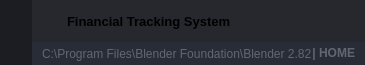
        <widget class="QFrame" name="frame_top">
         <property name="minimumSize">
          <size>
           <width>0</width>
           <height>65</height>
          </size>
         </property>
         <property name="maximumSize">
          <size>
           <width>16777215</width>
           <height>65</height>
          </size>
         </property>
         <property name="styleSheet">
          <string notr="true">background-color: transparent;</string>
         </property>
         <property name="frameShape">
          <enum>QFrame::NoFrame</enum>
         </property>
         <property name="frameShadow">
          <enum>QFrame::Raised</enum>
         </property>
         <layout class="QHBoxLayout" name="horizontalLayout_3">
          <property name="spacing">
           <number>0</number>
          </property>
          <property name="leftMargin">
           <number>0</number>
          </property>
          <property name="topMargin">
           <number>0</number>
          </property>
          <property name="rightMargin">
           <number>0</number>
          </property>
          <property name="bottomMargin">
           <number>0</number>
          </property>
          <item>
           <widget class="QFrame" name="frame_toggle">
            <property name="maximumSize">
             <size>
              <width>70</width>
              <height>16777215</height>
             </size>
            </property>
            <property name="styleSheet">
             <string notr="true">background-color: rgb(27, 29, 35);</string>
            </property>
            <property name="frameShape">
             <enum>QFrame::NoFrame</enum>
            </property>
            <property name="frameShadow">
             <enum>QFrame::Raised</enum>
            </property>
            <layout class="QVBoxLayout" name="verticalLayout_3">
             <property name="spacing">
              <number>0</number>
             </property>
             <property name="leftMargin">
              <number>0</number>
             </property>
             <property name="topMargin">
              <number>0</number>
             </property>
             <property name="rightMargin">
              <number>0</number>
             </property>
             <property name="bottomMargin">
              <number>0</number>
             </property>
             <item>
              <widget class="QPushButton" name="btn_toggle_menu">
               <property name="sizePolicy">
                <sizepolicy hsizetype="Expanding" vsizetype="Expanding">
                 <horstretch>0</horstretch>
                 <verstretch>0</verstretch>
                </sizepolicy>
               </property>
               <property name="styleSheet">
                <string notr="true">QPushButton {
	background-image: url(:/24x24/icons/24x24/cil-menu.png);
	background-position: center;
	background-repeat: no-reperat;
	border: none;
	background-color: rgb(27, 29, 35);
}
QPushButton:hover {
	background-color: rgb(33, 37, 43);
}
QPushButton:pressed {	
	background-color: rgb(85, 170, 255);
}</string>
               </property>
               <property name="text">
                <string/>
               </property>
              </widget>
             </item>
            </layout>
           </widget>
          </item>
          <item>
           <widget class="QFrame" name="frame_top_right">
            <property name="styleSheet">
             <string notr="true">background: transparent;</string>
            </property>
            <property name="frameShape">
             <enum>QFrame::NoFrame</enum>
            </property>
            <property name="frameShadow">
             <enum>QFrame::Raised</enum>
            </property>
            <layout class="QVBoxLayout" name="verticalLayout_4">
             <property name="spacing">
              <number>0</number>
             </property>
             <property name="leftMargin">
              <number>0</number>
             </property>
             <property name="topMargin">
              <number>0</number>
             </property>
             <property name="rightMargin">
              <number>0</number>
             </property>
             <property name="bottomMargin">
              <number>0</number>
             </property>
             <item>
              <widget class="QFrame" name="frame_top_btns">
               <property name="maximumSize">
                <size>
                 <width>16777215</width>
                 <height>42</height>
                </size>
               </property>
               <property name="styleSheet">
                <string notr="true">background-color: rgba(27, 29, 35, 200)</string>
               </property>
               <property name="frameShape">
                <enum>QFrame::NoFrame</enum>
               </property>
               <property name="frameShadow">
                <enum>QFrame::Raised</enum>
               </property>
               <layout class="QHBoxLayout" name="horizontalLayout_4">
                <property name="spacing">
                 <number>0</number>
                </property>
                <property name="leftMargin">
                 <number>0</number>
                </property>
                <property name="topMargin">
                 <number>0</number>
                </property>
                <property name="rightMargin">
                 <number>0</number>
                </property>
                <property name="bottomMargin">
                 <number>0</number>
                </property>
                <item>
                 <widget class="QFrame" name="frame_label_top_btns">
                  <property name="sizePolicy">
                   <sizepolicy hsizetype="Expanding" vsizetype="Preferred">
                    <horstretch>0</horstretch>
                    <verstretch>0</verstretch>
                   </sizepolicy>
                  </property>
                  <property name="frameShape">
                   <enum>QFrame::NoFrame</enum>
                  </property>
                  <property name="frameShadow">
                   <enum>QFrame::Raised</enum>
                  </property>
                  <layout class="QHBoxLayout" name="horizontalLayout_10">
                   <property name="spacing">
                    <number>0</number>
                   </property>
                   <property name="leftMargin">
                    <number>5</number>
                   </property>
                   <property name="topMargin">
                    <number>0</number>
                   </property>
                   <property name="rightMargin">
                    <number>10</number>
                   </property>
                   <property name="bottomMargin">
                    <number>0</number>
                   </property>
                   <item>
                    <widget class="QFrame" name="frame_icon_top_bar">
                     <property name="maximumSize">
                      <size>
                       <width>30</width>
                       <height>30</height>
                      </size>
                     </property>
                     <property name="styleSheet">
                      <string notr="true">background: transparent;
background-image: url(:/16x16/icons/16x16/cil-terminal.png);
background-position: center;
background-repeat: no-repeat;
</string>
                     </property>
                     <property name="frameShape">
                      <enum>QFrame::StyledPanel</enum>
                     </property>
                     <property name="frameShadow">
                      <enum>QFrame::Raised</enum>
                     </property>
                    </widget>
                   </item>
                   <item>
                    <widget class="QLabel" name="label_title_bar_top">
                     <property name="font">
                      <font>
                       <family>Segoe UI</family>
                       <pointsize>10</pointsize>
                       <weight>75</weight>
                       <bold>true</bold>
                      </font>
                     </property>
                     <property name="styleSheet">
                      <string notr="true">background: transparent;
</string>
                     </property>
                     <property name="text">
                      <string>Financial Tracking System</string>
                     </property>
                    </widget>
                   </item>
                  </layout>
                 </widget>
                </item>
                <item alignment="Qt::AlignRight">
                 <widget class="QFrame" name="frame_btns_right">
                  <property name="sizePolicy">
                   <sizepolicy hsizetype="Expanding" vsizetype="Preferred">
                    <horstretch>0</horstretch>
                    <verstretch>0</verstretch>
                   </sizepolicy>
                  </property>
                  <property name="maximumSize">
                   <size>
                    <width>120</width>
                    <height>16777215</height>
                   </size>
                  </property>
                  <property name="frameShape">
                   <enum>QFrame::NoFrame</enum>
                  </property>
                  <property name="frameShadow">
                   <enum>QFrame::Raised</enum>
                  </property>
                  <layout class="QHBoxLayout" name="horizontalLayout_5">
                   <property name="spacing">
                    <number>0</number>
                   </property>
                   <property name="leftMargin">
                    <number>0</number>
                   </property>
                   <property name="topMargin">
                    <number>0</number>
                   </property>
                   <property name="rightMargin">
                    <number>0</number>
                   </property>
                   <property name="bottomMargin">
                    <number>0</number>
                   </property>
                   <item>
                    <widget class="QPushButton" name="btn_minimize">
                     <property name="sizePolicy">
                      <sizepolicy hsizetype="Minimum" vsizetype="Expanding">
                       <horstretch>0</horstretch>
                       <verstretch>0</verstretch>
                      </sizepolicy>
                     </property>
                     <property name="minimumSize">
                      <size>
                       <width>40</width>
                       <height>0</height>
                      </size>
                     </property>
                     <property name="maximumSize">
                      <size>
                       <width>40</width>
                       <height>16777215</height>
                      </size>
                     </property>
                     <property name="toolTip">
                      <string>Minimize</string>
                     </property>
                     <property name="styleSheet">
                      <string notr="true">QPushButton {	
	border: none;
	background-color: transparent;
}
QPushButton:hover {
	background-color: rgb(52, 59, 72);
}
QPushButton:pressed {	
	background-color: rgb(85, 170, 255);
}</string>
                     </property>
                     <property name="text">
                      <string/>
                     </property>
                     <property name="icon">
                      <iconset resource="../Simple_PySide_Base/files.qrc">
                       <normaloff>:/16x16/icons/16x16/cil-window-minimize.png</normaloff>:/16x16/icons/16x16/cil-window-minimize.png</iconset>
                     </property>
                    </widget>
                   </item>
                   <item>
                    <widget class="QPushButton" name="btn_maximize_restore">
                     <property name="sizePolicy">
                      <sizepolicy hsizetype="Minimum" vsizetype="Expanding">
                       <horstretch>0</horstretch>
                       <verstretch>0</verstretch>
                      </sizepolicy>
                     </property>
                     <property name="minimumSize">
                      <size>
                       <width>40</width>
                       <height>0</height>
                      </size>
                     </property>
                     <property name="maximumSize">
                      <size>
                       <width>40</width>
                       <height>16777215</height>
                      </size>
                     </property>
                     <property name="toolTip">
                      <string>Maximize</string>
                     </property>
                     <property name="styleSheet">
                      <string notr="true">QPushButton {	
	border: none;
	background-color: transparent;
}
QPushButton:hover {
	background-color: rgb(52, 59, 72);
}
QPushButton:pressed {	
	background-color: rgb(85, 170, 255);
}</string>
                     </property>
                     <property name="text">
                      <string/>
                     </property>
                     <property name="icon">
                      <iconset resource="../Simple_PySide_Base/files.qrc">
                       <normaloff>:/16x16/icons/16x16/cil-window-maximize.png</normaloff>:/16x16/icons/16x16/cil-window-maximize.png</iconset>
                     </property>
                    </widget>
                   </item>
                   <item>
                    <widget class="QPushButton" name="btn_close">
                     <property name="sizePolicy">
                      <sizepolicy hsizetype="Minimum" vsizetype="Expanding">
                       <horstretch>0</horstretch>
                       <verstretch>0</verstretch>
                      </sizepolicy>
                     </property>
                     <property name="minimumSize">
                      <size>
                       <width>40</width>
                       <height>0</height>
                      </size>
                     </property>
                     <property name="maximumSize">
                      <size>
                       <width>40</width>
                       <height>16777215</height>
                      </size>
                     </property>
                     <property name="toolTip">
                      <string>Close</string>
                     </property>
                     <property name="styleSheet">
                      <string notr="true">QPushButton {	
	border: none;
	background-color: transparent;
}
QPushButton:hover {
	background-color: rgb(52, 59, 72);
}
QPushButton:pressed {	
	background-color: rgb(85, 170, 255);
}</string>
                     </property>
                     <property name="text">
                      <string/>
                     </property>
                     <property name="icon">
                      <iconset resource="../Simple_PySide_Base/files.qrc">
                       <normaloff>:/16x16/icons/16x16/cil-x.png</normaloff>:/16x16/icons/16x16/cil-x.png</iconset>
                     </property>
                    </widget>
                   </item>
                  </layout>
                 </widget>
                </item>
               </layout>
              </widget>
             </item>
             <item>
              <widget class="QFrame" name="frame_top_info">
               <property name="maximumSize">
                <size>
                 <width>16777215</width>
                 <height>65</height>
                </size>
               </property>
               <property name="styleSheet">
                <string notr="true">background-color: rgb(39, 44, 54);</string>
               </property>
               <property name="frameShape">
                <enum>QFrame::NoFrame</enum>
               </property>
               <property name="frameShadow">
                <enum>QFrame::Raised</enum>
               </property>
               <layout class="QHBoxLayout" name="horizontalLayout_8">
                <property name="spacing">
                 <number>0</number>
                </property>
                <property name="leftMargin">
                 <number>10</number>
                </property>
                <property name="topMargin">
                 <number>0</number>
                </property>
                <property name="rightMargin">
                 <number>10</number>
                </property>
                <property name="bottomMargin">
                 <number>0</number>
                </property>
                <item>
                 <widget class="QLabel" name="label_top_info_1">
                  <property name="maximumSize">
                   <size>
                    <width>16777215</width>
                    <height>15</height>
                   </size>
                  </property>
                  <property name="font">
                   <font>
                    <family>Segoe UI</family>
                   </font>
                  </property>
                  <property name="styleSheet">
                   <string notr="true">color: rgb(98, 103, 111); </string>
                  </property>
                  <property name="text">
                   <string>C:\Program Files\Blender Foundation\Blender 2.82</string>
                  </property>
                 </widget>
                </item>
                <item>
                 <widget class="QLabel" name="label_top_info_2">
                  <property name="minimumSize">
                   <size>
                    <width>0</width>
                    <height>0</height>
                   </size>
                  </property>
                  <property name="maximumSize">
                   <size>
                    <width>250</width>
                    <height>20</height>
                   </size>
                  </property>
                  <property name="font">
                   <font>
                    <family>Segoe UI</family>
                    <weight>75</weight>
                    <bold>true</bold>
                   </font>
                  </property>
                  <property name="styleSheet">
                   <string notr="true">color: rgb(98, 103, 111);</string>
                  </property>
                  <property name="text">
                   <string>| HOME</string>
                  </property>
                  <property name="alignment">
                   <set>Qt::AlignRight|Qt::AlignTrailing|Qt::AlignVCenter</set>
                  </property>
                 </widget>
                </item>
               </layout>
              </widget>
             </item>
            </layout>
           </widget>
          </item>
         </layout>
        </widget>
